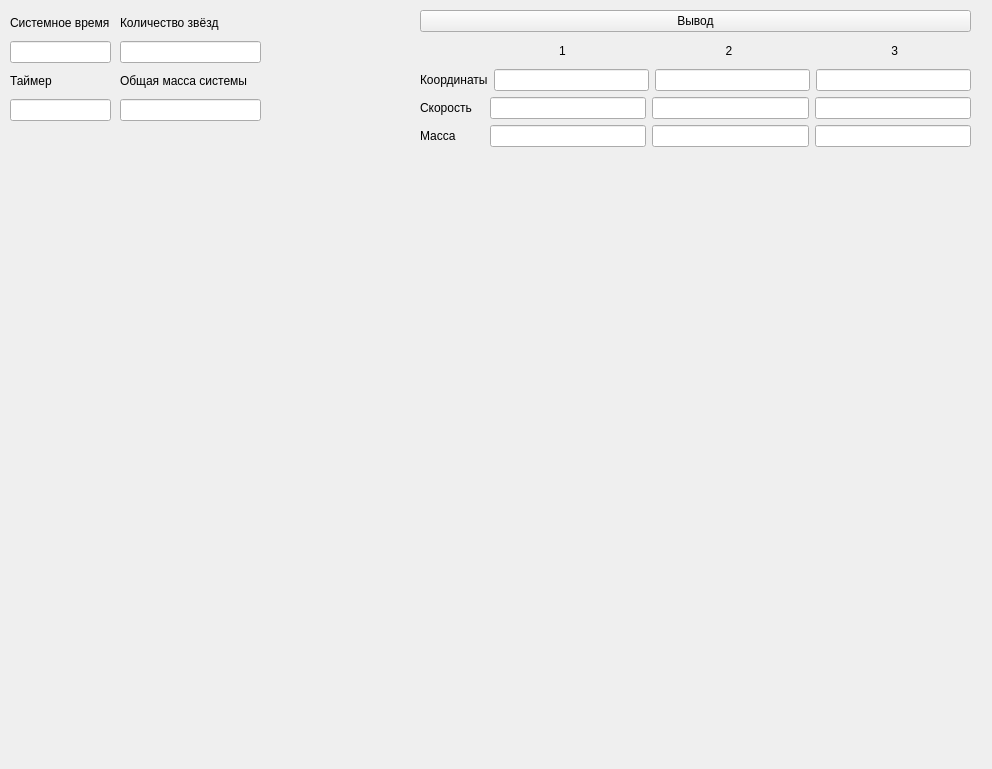
<?xml version="1.0" encoding="UTF-8"?>
<ui version="4.0">
 <class>MainWindow</class>
 <widget class="QMainWindow" name="MainWindow">
  <property name="windowModality">
   <enum>Qt::NonModal</enum>
  </property>
  <property name="geometry">
   <rect>
    <x>0</x>
    <y>0</y>
    <width>992</width>
    <height>769</height>
   </rect>
  </property>
  <property name="minimumSize">
   <size>
    <width>992</width>
    <height>679</height>
   </size>
  </property>
  <property name="windowTitle">
   <string>MainWindow</string>
  </property>
  <widget class="QWidget" name="centralwidget">
   <widget class="QWidget" name="layoutWidget">
    <property name="geometry">
     <rect>
      <x>120</x>
      <y>10</y>
      <width>141</width>
      <height>111</height>
     </rect>
    </property>
    <layout class="QVBoxLayout" name="verticalLayout_3">
     <item>
      <widget class="QLabel" name="label_4">
       <property name="text">
        <string>Количество звёзд</string>
       </property>
      </widget>
     </item>
     <item>
      <widget class="QLineEdit" name="lineEdit"/>
     </item>
     <item>
      <widget class="QLabel" name="label_5">
       <property name="text">
        <string>Общая масса системы</string>
       </property>
      </widget>
     </item>
     <item>
      <widget class="QLineEdit" name="lineEdit_mass"/>
     </item>
    </layout>
   </widget>
   <widget class="QWidget" name="layoutWidget">
    <property name="geometry">
     <rect>
      <x>10</x>
      <y>10</y>
      <width>101</width>
      <height>111</height>
     </rect>
    </property>
    <layout class="QVBoxLayout" name="verticalLayout_4">
     <item>
      <widget class="QLabel" name="label">
       <property name="text">
        <string>Системное время</string>
       </property>
      </widget>
     </item>
     <item>
      <widget class="QLineEdit" name="TimeLabel"/>
     </item>
     <item>
      <widget class="QLabel" name="label_2">
       <property name="text">
        <string>Таймер</string>
       </property>
      </widget>
     </item>
     <item>
      <widget class="QLineEdit" name="timeText"/>
     </item>
    </layout>
   </widget>
   <widget class="QWidget" name="">
    <property name="geometry">
     <rect>
      <x>420</x>
      <y>10</y>
      <width>551</width>
      <height>137</height>
     </rect>
    </property>
    <layout class="QVBoxLayout" name="verticalLayout">
     <item>
      <widget class="QPushButton" name="pushButton">
       <property name="text">
        <string>Вывод</string>
       </property>
      </widget>
     </item>
     <item>
      <layout class="QHBoxLayout" name="horizontalLayout_4">
       <item>
        <widget class="QLabel" name="label_9">
         <property name="minimumSize">
          <size>
           <width>64</width>
           <height>20</height>
          </size>
         </property>
         <property name="text">
          <string> </string>
         </property>
        </widget>
       </item>
       <item>
        <widget class="QLabel" name="label_7">
         <property name="text">
          <string>1</string>
         </property>
        </widget>
       </item>
       <item>
        <widget class="QLabel" name="label_3">
         <property name="text">
          <string>        2</string>
         </property>
        </widget>
       </item>
       <item>
        <widget class="QLabel" name="label_6">
         <property name="text">
          <string>                3</string>
         </property>
        </widget>
       </item>
      </layout>
     </item>
     <item>
      <layout class="QHBoxLayout" name="horizontalLayout">
       <item>
        <widget class="QLabel" name="label_8">
         <property name="minimumSize">
          <size>
           <width>64</width>
           <height>20</height>
          </size>
         </property>
         <property name="text">
          <string>Координаты</string>
         </property>
        </widget>
       </item>
       <item>
        <widget class="QLineEdit" name="lineEditX"/>
       </item>
       <item>
        <widget class="QLineEdit" name="lineEditX1"/>
       </item>
       <item>
        <widget class="QLineEdit" name="lineEditX2"/>
       </item>
      </layout>
     </item>
     <item>
      <layout class="QHBoxLayout" name="horizontalLayout_2">
       <item>
        <widget class="QLabel" name="label_10">
         <property name="minimumSize">
          <size>
           <width>64</width>
           <height>20</height>
          </size>
         </property>
         <property name="text">
          <string>Скорость</string>
         </property>
        </widget>
       </item>
       <item>
        <widget class="QLineEdit" name="lineEditV"/>
       </item>
       <item>
        <widget class="QLineEdit" name="lineEditV1"/>
       </item>
       <item>
        <widget class="QLineEdit" name="lineEditV2"/>
       </item>
      </layout>
     </item>
     <item>
      <layout class="QHBoxLayout" name="horizontalLayout_3">
       <item>
        <widget class="QLabel" name="label_11">
         <property name="minimumSize">
          <size>
           <width>64</width>
           <height>20</height>
          </size>
         </property>
         <property name="text">
          <string>Масса</string>
         </property>
        </widget>
       </item>
       <item>
        <widget class="QLineEdit" name="lineEditM"/>
       </item>
       <item>
        <widget class="QLineEdit" name="lineEditM1"/>
       </item>
       <item>
        <widget class="QLineEdit" name="lineEditM2"/>
       </item>
      </layout>
     </item>
    </layout>
   </widget>
  </widget>
  <action name="actionNEW">
   <property name="text">
    <string>NEW</string>
   </property>
   <property name="toolTip">
    <string>&lt;html&gt;&lt;head/&gt;&lt;body&gt;&lt;p&gt;new text&lt;/p&gt;&lt;/body&gt;&lt;/html&gt;</string>
   </property>
  </action>
 </widget>
 <resources/>
 <connections/>
</ui>
